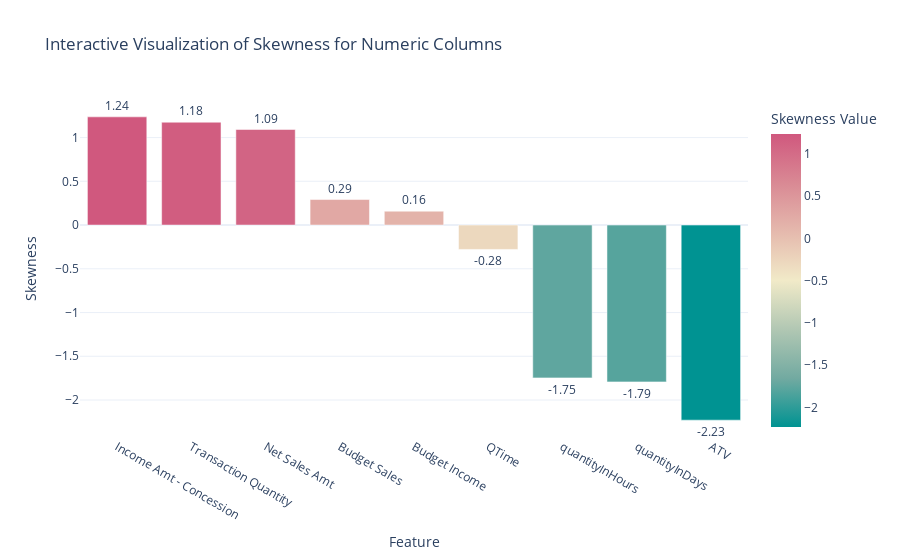

The notebook cell saved with this chart:
### Code cell
# Calculate skewness for all numeric columns
skewness = numeric_data.skew().sort_values(ascending=False).reset_index()
skewness.columns = ["Feature", "Skewness"]

# Create an interactive bar chart
fig = px.bar(
    skewness, 
    x="Feature", 
    y="Skewness", 
    text="Skewness", 
    color="Skewness",
    color_continuous_scale="Tealrose",
    title="Interactive Visualization of Skewness for Numeric Columns",
    labels={"Skewness": "Skewness Value", "Feature": "Features"}
)

# Customize layout for a cleaner look
fig.update_traces(texttemplate='%{text:.2f}', textposition='outside')
fig.update_layout(
    xaxis_title="Feature",
    yaxis_title="Skewness",
    template="plotly_white",
    showlegend=False,
    height=600
)

fig.show()

### Figure 1 — Plotly figure (JSON) as saved in the notebook; plotly's stock layout.template omitted (floating-point values rounded to 4 significant figures)
{"data": [{"alignmentgroup": "True", "hovertemplate": "Features=%{x}<br>Skewness Value=%{marker.color}<extra></extra>", "legendgroup": "", "marker": {"color": [1.237, 1.176, 1.092, 0.2918, 0.1588, -0.2788, -1.747, -1.793, -2.23], "coloraxis": "coloraxis", "pattern": {"shape": ""}}, "name": "", "offsetgroup": "", "orientation": "v", "showlegend": false, "text": [1.237, 1.176, 1.092, 0.2918, 0.1588, -0.2788, -1.747, -1.793, -2.23], "textposition": "outside", "texttemplate": "%{text:.2f}", "type": "bar", "x": ["Income Amt - Concession", "Transaction Quantity", "Net Sales Amt", "Budget Sales", "Budget Income", "QTime", "quantityInHours", "quantityInDays", "ATV"], "xaxis": "x", "y": [1.237, 1.176, 1.092, 0.2918, 0.1588, -0.2788, -1.747, -1.793, -2.23], "yaxis": "y"}], "layout": {"autosize": true, "barmode": "relative", "coloraxis": {"colorbar": {"title": {"text": "Skewness Value"}}, "colorscale": [[0, "rgb(0, 147, 146)"], [0.1667, "rgb(114, 170, 161)"], [0.3333, "rgb(177, 199, 179)"], [0.5, "rgb(241, 234, 200)"], [0.6667, "rgb(229, 185, 173)"], [0.8333, "rgb(217, 137, 148)"], [1, "rgb(208, 88, 126)"]]}, "legend": {"tracegroupgap": 0}, "showlegend": false, "title": {"text": "Interactive Visualization of Skewness for Numeric Columns"}, "xaxis": {"anchor": "y", "autorange": true, "domain": [0, 1], "range": [-0.5, 8.5], "title": {"text": "Feature"}, "type": "category"}, "yaxis": {"anchor": "x", "autorange": true, "domain": [0, 1], "range": [-2.423, 1.429], "title": {"text": "Skewness"}, "type": "linear"}}}
